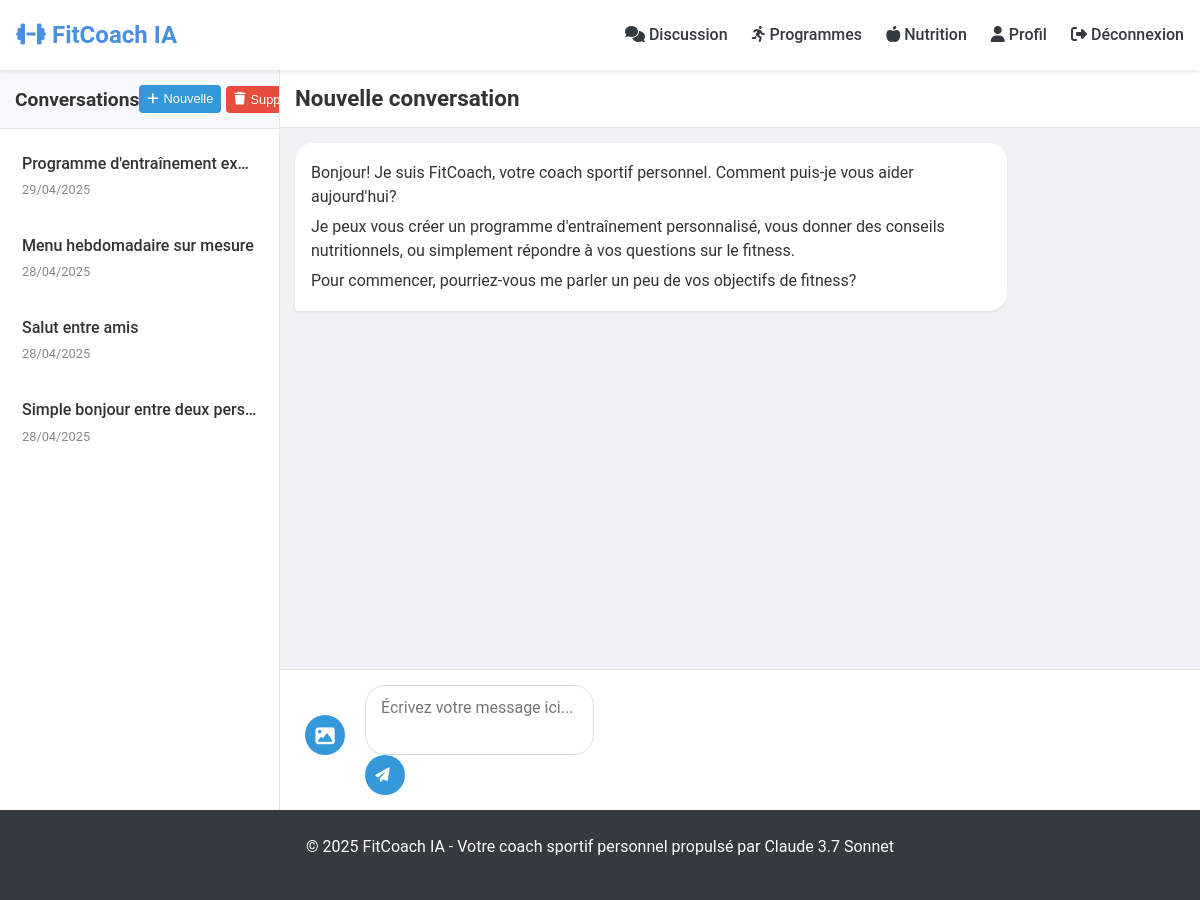
Page /chat (signed in) on the earlier database version.
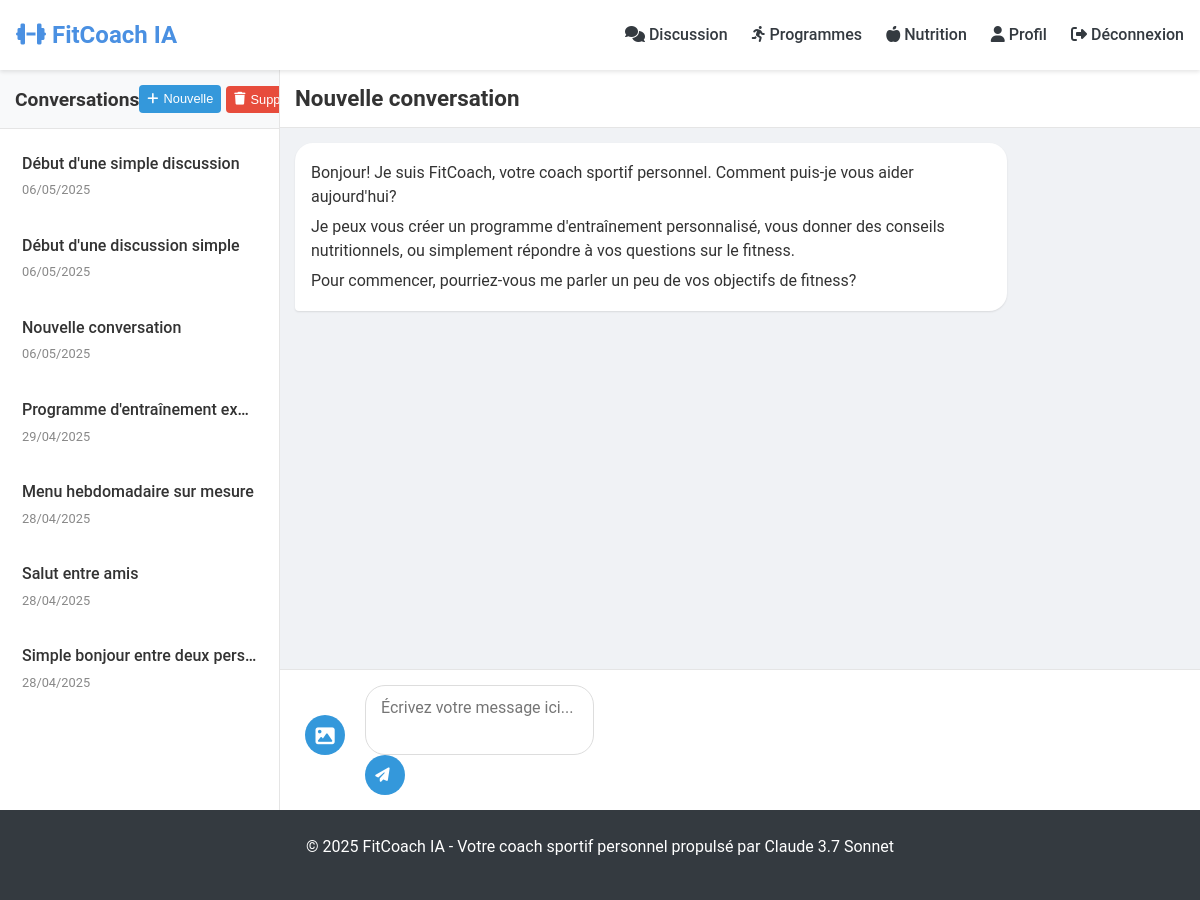
Same page on the later database version.
### models/conversation.py (models this page shows, shortened)
class Conversation(db.Model):
    id = db.Column(db.Integer, primary_key=True)
    user_id = db.Column(db.Integer, db.ForeignKey('user.id'), nullable=False)
    title = db.Column(db.String(100), default="Nouvelle conversation")
    messages = db.relationship('Message', backref='conversation', lazy='dynamic', cascade='all, delete-orphan')
    created_at = db.Column(db.DateTime, default=datetime.utcnow)
    updated_at = db.Column(db.DateTime, default=datetime.utcnow, onupdate=datetime.utcnow)

### app.py (the view, shortened to what this page needs)
@app.route('/chat', methods=['GET'])
@login_required
def chat():
    conversation_id = request.args.get('conversation_id', type=int)
    conversation = None
    if conversation_id:
        conversation = Conversation.query.filter_by(id=conversation_id, user_id=current_user.id).first_or_404()
    conversations = Conversation.query.filter_by(user_id=current_user.id).order_by(Conversation.updated_at.desc()).all()
    prompt = request.args.get('prompt')
    return render_template('chat.html', conversation=conversation, conversations=conversations)

### app.py (called while the page is built)
@login_manager.user_loader
def load_user(user_id):
    return User.query.get(int(user_id))

@app.context_processor
def inject_now():
    return {'now': datetime.utcnow()}

### templates/chat.html (shortened to what this page needs)
{% extends 'base.html' %}
{% block extra_css %}
<link rel="stylesheet" href="{{ url_for('static', filename='css/chat.css') }}">
{% endblock %}
{% block content %}
<div class="chat-container">
    <div class="chat-sidebar">
        <div class="sidebar-header">
            <h3>Conversations</h3>
            <div class="sidebar-actions">
                <button id="new-conversation-btn" class="btn btn-sm btn-primary">
                    <i class="fas fa-plus"></i> Nouvelle
                </button>
                {% if conversations %}
                <form action="{{ url_for('delete_all_conversations') }}" method="POST" onsubmit="return confirm('Êtes-vous sûr de vouloir supprimer toutes vos conversations?');" class="d-inline">
                    <button type="submit" class="btn btn-sm btn-danger">
                        <i class="fas fa-trash"></i> Supprimer tout
                    </button>
                </form>
                {% endif %}
            </div>
        </div>
        <div class="conversation-list">
            {% for conv in conversations %}
            <div class="conversation-item {% if conversation and conv.id == conversation.id %}active{% endif %}"
                 data-id="{{ conv.id }}">
                <div class="conversation-title">{{ conv.title }}</div>
                <div class="conversation-date">{{ conv.updated_at.strftime('%d/%m/%Y') }}</div>
            </div>
            {% else %}
            <div class="no-conversations">
                <p>Aucune conversation. Commencez à discuter avec votre coach!</p>
            </div>
            {% endfor %}
        </div>
    </div>
    <div class="chat-main">
        <div class="chat-header">
            <h2>{% if conversation %}{{ conversation.title }}{% else %}Nouvelle conversation{% endif %}</h2>
        </div>
        <div class="chat-messages" id="chat-messages">
            {% if conversation and conversation.messages.count() > 0 %}
                {% for message in conversation.messages %}
                <div class="message {% if message.role == 'assistant' %}assistant{% else %}user{% endif %}">
                    <div class="message-content">{{ message.content | safe }}</div>
                    <div class="message-time">{{ message.created_at.strftime('%H:%M') }}</div>
                </div>
                {% endfor %}
            {% else %}
                <div class="message assistant">
                    <div class="message-content">
                        <p>Bonjour! Je suis FitCoach, votre coach sportif personnel. Comment puis-je vous aider aujourd'hui?</p>
                        <p>Je peux vous créer un programme d'entraînement personnalisé, vous donner des conseils nutritionnels, ou simplement répondre à vos questions sur le fitness.</p>
                        <p>Pour commencer, pourriez-vous me parler un peu de vos objectifs de fitness?</p>
                    </div>
                </div>
            {% endif %}
        </div>
        <div class="chat-input">
            <form id="chat-form">
                <div class="image-upload-container">
                    <button type="button" id="image-upload-btn" class="image-upload-btn">
                        <i class="fas fa-image"></i>
                    </button>
                </div>
                <div class="input-group">
                    <textarea name="message" id="message-input" placeholder="Écrivez votre message ici..."></textarea>
                    <button type="submit" class="btn btn-primary">
                        <i class="fas fa-paper-plane"></i>
                    </button>
                </div>
            </form>
        </div>
    </div>
</div>
{% endblock %}

### templates/base.html (shortened to what this page needs)
<!DOCTYPE html>
<html lang="fr">
<head>
    <link rel="stylesheet" href="https://cdnjs.cloudflare.com/ajax/libs/font-awesome/6.4.0/css/all.min.css">
    <link rel="stylesheet" href="{{ url_for('static', filename='css/main.css') }}">
    {% block extra_css %}{% endblock %}
</head>
<body>
    <header>
        <nav class="navbar">
            <div class="navbar-brand">
                <a href="{{ url_for('index') }}">
                    <i class="fas fa-dumbbell"></i> FitCoach IA
                </a>
            </div>
            <div class="navbar-menu">
                {% if current_user.is_authenticated %}
                <a href="{{ url_for('chat') }}"><i class="fas fa-comments"></i> Discussion</a>
                <a href="{{ url_for('workout_plans') }}"><i class="fas fa-running"></i> Programmes</a>
                <a href="{{ url_for('nutrition_plans') }}"><i class="fas fa-apple-alt"></i> Nutrition</a>
                <a href="{{ url_for('profile') }}"><i class="fas fa-user"></i> Profil</a>
                <a href="{{ url_for('logout') }}"><i class="fas fa-sign-out-alt"></i> Déconnexion</a>
                {% else %}
                <a href="{{ url_for('login') }}"><i class="fas fa-sign-in-alt"></i> Connexion</a>
                <a href="{{ url_for('register') }}"><i class="fas fa-user-plus"></i> Inscription</a>
                {% endif %}
            </div>
        </nav>
    </header>
    <main>
        {% block content %}{% endblock %}
    </main>
    {% block footer %}
    <footer class="site-footer">
        <div class="footer-content">
            <p>&copy; {{ now.year }} FitCoach IA - Votre coach sportif personnel propulsé par Claude 3.7 Sonnet</p>
        </div>
    </footer>
    {% endblock %}
</body>
</html>

### static/css/main.css (style rules this page uses)
:root { --primary-color: #4a90e2; --primary-dark: #3a7bc8; --primary-light: #6ba5e9; --secondary-color: #6c757d; --success-color: #28a745; --danger-color: #dc3545; --warning-color: #ffc107; --info-color: #17a2b8; --dark-color: #343a40; --light-color: #f8f9fa; --body-bg: #f5f7fa; --body-color: #333; --font-main: 'Roboto', -apple-system, BlinkMacSystemFont, 'Segoe UI', Oxygen, Ubuntu, Cantarell, sans-serif; --border-radius: 8px; --box-shadow: 0 2px 8px rgba(0, 0, 0, 0.1); }
* { margin: 0; padding: 0; box-sizing: border-box; }
body { font-family: var(--font-main); font-size: 16px; line-height: 1.6; color: var(--body-color); background-color: var(--body-bg); min-height: 100vh; display: flex; flex-direction: column; }
a { color: var(--primary-color); text-decoration: none; transition: color 0.2s ease; }
h1, h2, h3, h4, h5, h6 { margin-bottom: 1rem; font-weight: 700; line-height: 1.2; }
h2 { font-size: 2rem; }
h3 { font-size: 1.75rem; }
p { margin-bottom: 1rem; }
header { background-color: white; box-shadow: 0 2px 4px rgba(0, 0, 0, 0.1); position: sticky; top: 0; z-index: 1000; }
main { flex: 1; padding: a2rem 1rem; max-width: 1280px; width: 100%; margin: 0 auto; }
footer { background-color: var(--dark-color); color: white; padding: 1.5rem 0; margin-top: auto; }
.footer-content { max-width: 1280px; margin: 0 auto; text-align: center; padding: 0 1rem; }
.navbar { display: flex; justify-content: space-between; align-items: center; padding: 1rem; max-width: 1280px; margin: 0 auto; }
.navbar-brand { font-size: 1.5rem; font-weight: 700; }
.navbar-brand a { color: var(--primary-color); text-decoration: none; }
.navbar-menu { display: flex; gap: 1.5rem; }
.navbar-menu a { color: var(--dark-color); text-decoration: none; font-weight: 500; transition: color 0.2s ease; }
.btn { display: inline-block; font-weight: 500; text-align: center; white-space: nowrap; vertical-align: middle; user-select: none; border: 1px solid transparent; padding: 0.5rem 1rem; font-size: 1rem; line-height: 1.5; border-radius: var(--border-radius); transition: all 0.2s ease-in-out; cursor: pointer; }
.btn-primary { color: white; background-color: var(--primary-color); border-color: var(--primary-color); }
.btn-sm { padding: 0.25rem 0.5rem; font-size: 0.875rem; }
.btn-danger { background-color: #dc3545; border-color: #dc3545; color: white; }
.d-inline { display: inline; }
input[type="text"], input[type="email"], input[type="password"], input[type="number"], input[type="date"], textarea, select { display: block; width: 100%; padding: 0.5rem; font-size: 1rem; line-height: 1.5; color: var(--body-color); background-color: white; border: 1px solid #ced4da; border-radius: var(--border-radius); transition: border-color 0.15s ease-in-out, box-shadow 0.15s ease-in-out; }
.message-content { line-height: 1.5; }
.message-content p { margin-bottom: 0.75rem; }
.message-content { word-wrap: break-word; overflow-wrap: break-word; }
.message-content p { margin: 6px 0; }

### templates/chat.html (style rules this page uses)
.image-upload-container { margin-bottom: 10px; display: flex; align-items: center; }
.image-upload-btn { background-color: #f0f2f5; border: none; border-radius: 50%; width: 40px; height: 40px; display: flex; align-items: center; justify-content: center; cursor: pointer; transition: background-color 0.2s; }

Differences in the rows shown:
added Conversation: title "Début d'une simple discussion", updated_at "06/05/2025"
added Conversation: title "Début d'une discussion simple", updated_at "06/05/2025"
added Conversation: title "Nouvelle conversation", updated_at "06/05/2025"
